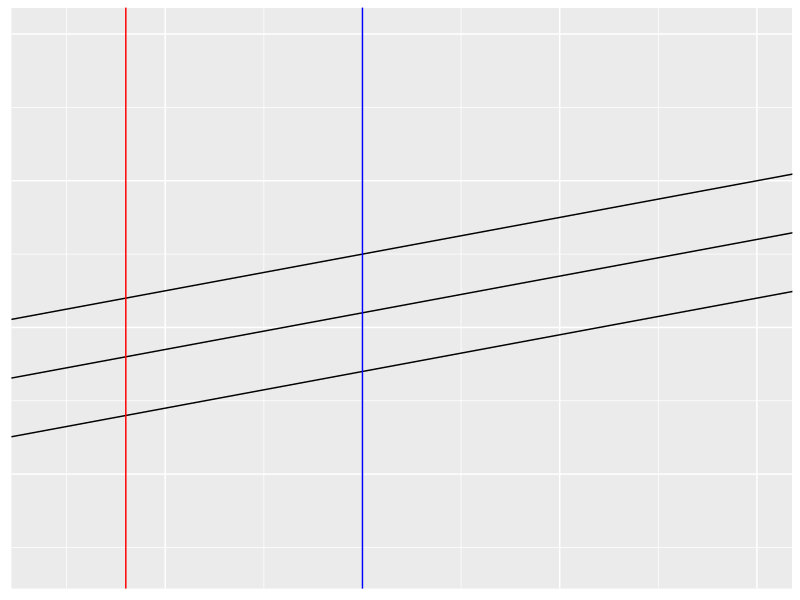
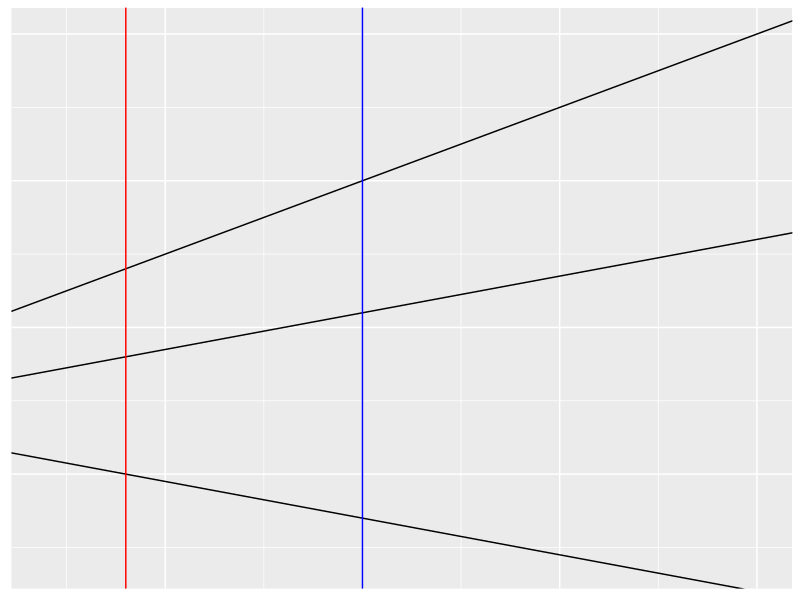

Write the R code that produced these figures, in order.
## ---- chunk 1
library(tidyverse)
library(kableExtra)
library(scales)
## ---- chunk 2
df <- tibble(
  X = 1:10,
  Y = 1:10
)
ggplot(df, aes(X,Y)) +
  geom_blank() + 
    theme(axis.title.x=element_blank(),
        axis.text.x=element_blank(),
        axis.ticks.x=element_blank(),
        axis.title.y=element_blank(),
        axis.text.y=element_blank(),
        axis.ticks.y=element_blank()) + 
  geom_abline(intercept = 3, slope = 0.25) + 
  geom_abline(intercept = 4, slope = 0.25) +
  geom_abline(intercept = 5, slope = 0.25) +
  geom_vline(xintercept = 2, col = "red") + 
  geom_vline(xintercept = 5, col = "blue") 
## ---- chunk 3
ggplot(df, aes(X,Y)) +
  geom_blank() + 
    theme(axis.title.x=element_blank(),
        axis.text.x=element_blank(),
        axis.ticks.x=element_blank(),
        axis.title.y=element_blank(),
        axis.text.y=element_blank(),
        axis.ticks.y=element_blank()) + 
  geom_abline(intercept = 3, slope = -0.25) + 
  geom_abline(intercept = 4, slope = 0.25) +
  geom_abline(intercept = 5, slope = 0.50) +
  geom_vline(xintercept = 2, col = "red") + 
  geom_vline(xintercept = 5, col = "blue") 
## ---- chunk 4
df <- tibble(
  ID = c("P1", "P2", "P3", "P4", "P5", "P6"),
  Group = c(1,1,1,2,2,2),
  Squat = c(100, 90, 110, 200, 190, 210),
  GC_Squat = c(0, -10, 10, 0, -10, 10)
)

kable(df) %>%
        kable_styling("striped")
